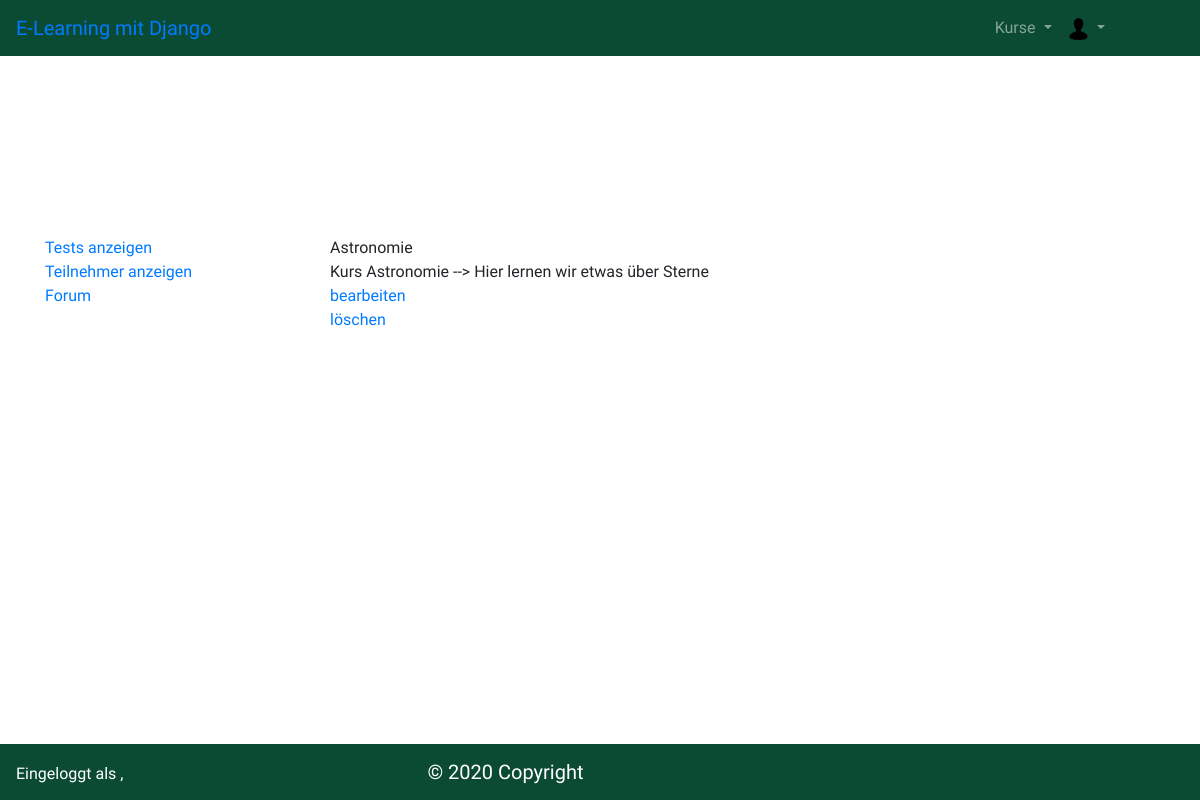
The page /appelearning/course/profile/11 on the database its author committed.
### appelearning/models.py (models this page shows, shortened)
class Courses(models.Model):
    course_name = models.CharField(max_length=50)
    course_description = models.CharField(max_length=500)
    responsible_person = models.ForeignKey(User, on_delete=models.CASCADE)

### appelearning/views.py (the view)
# urls.py: path('/course/profile/<int:pk>', views.ProfileCourseView.as_view(), name="courseprofile"),
class ProfileCourseView(generic.DetailView):
    template_name = 'appelearning/course_profile.html'
    model = Courses

### appelearning/templates/appelearning/course_profile.html (shortened to what this page needs)
<!DOCTYPE html>
<html lang="en">
<head>
    {% load static %}
    <link rel= "stylesheet" type="text/css" href="{% static 'appelearning/css/bootstrap.min.css' %}">
    <link rel="stylesheet" type="text/css" href="{% static 'appelearning/css/style.css' %}">
</head>
<body>
    <nav class="navbar navbar-expand-lg navbar-dark bg-dark">
        <span class="navbar-brand mb-0 h1">
            <a href="{% url 'appelearning:overview' %}"> E-Learning mit Django </a>
        </span>
        <span style="color: white !important; margin-left: 65% !important">
            <ul class="navbar-nav mr-auto">
                <li class="nav-item dropdown">
                    <a class="nav-link dropdown-toggle" href="#" id="navbarDropdown" role="button" data-toggle="dropdown" aria-haspopup="true" aria-expanded="false">
                        Kurse
                    </a>
                </li>
                <li class="nav-item dropdown">
                    <a class="nav-link dropdown-toggle" href="#" id="navbarDropdown" role="button" data-toggle="dropdown" aria-haspopup="true" aria-expanded="false">
                        <img src="{% static 'appelearning/images/user-icon.png' %}" width="20%">
                    </a>
                </li>
            </ul>
        </span>
    </nav>
    <div class="container" style="margin-top: 22.5vh;">
        <div class="row">
            <div class="col-sm-3">
                <a href="{%  url 'appelearning:alltests' %}">Tests anzeigen</a> <br />
                <a href="#"> Teilnehmer anzeigen</a> <br />
                <a href="#"> Forum</a>
            </div>
            <div class="col-sm-8">
                <form method="POST">
                    {{ courses.course_name}} <br />
                    {{ courses.course_description}} <br />
                    <a href="{% url 'appelearning:updatecourse' courses.id %}"> bearbeiten</a> <br />
                    <a href="{% url 'appelearning:deletecourse' courses.id %}">löschen</a>
                </form>
            </div>
        </div>
    </div>
    <footer class="footer-copyright fixed-bottom navbar-dark bg-dark py-2">
        <span style="color: white !important; margin-left: 1em !important;">
            Eingeloggt als {{user.last_name}}, {{user.first_name}}
        </span>
        <span class="navbar-brand mb-0 text-center" style="margin-left: 15em !important;">
                © 2020 Copyright
        </span>
    </footer>
</body>
</html>

### appelearning/static/appelearning/css/style.css (style rules this page uses)
body { font-family: 'Raleway', sans-serif !important; }
.bg-dark { background-color: #0C4B33 !important; }

### rows shown on the page
Courses: course_name "Astronomie", course_description "Kurs Astronomie --> Hier lernen wir etwas über Sterne"
